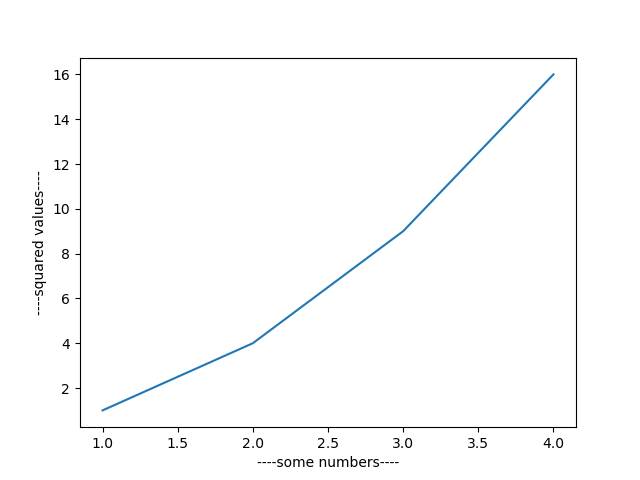

The script that drew this image:
#example 2

import matplotlib.pyplot as plt
plt.plot([1,2,3,4],[1,4,9,16]) #values for x-axis,y-axis
plt.xlabel("----some numbers----")
plt.ylabel("----squared values----")
plt.show()
